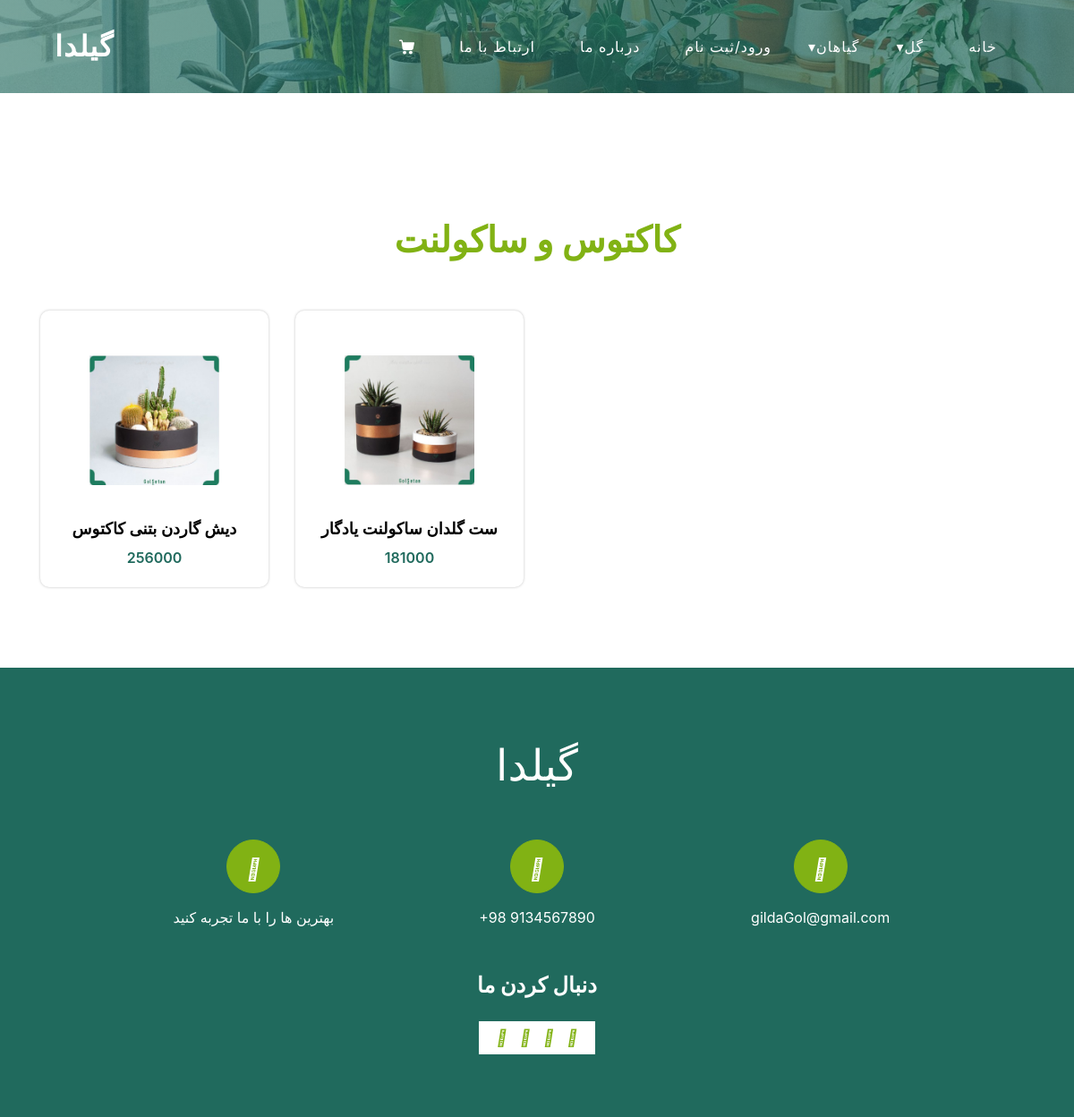
Page /kaktusFlower.php on the committed database.
### tables this page shows
CREATE TABLE `products` (
  `id` int(11) NOT NULL,
  `products_name` text NOT NULL,
  `products_price` int(11) NOT NULL,
  `products_desc` text NOT NULL,
  `products_image` text NOT NULL,
  `products_offer` int(11) NOT NULL,
  `type` varchar(30) DEFAULT NULL
);

### kaktusFlower.php (the view, shortened to what this page needs)
<?php  require_once 'config/config.php';?>
<!DOCTYPE html>
<html>
<head>
    <link rel="stylesheet" type="text/css" href="https://cdnjs.cloudflare.com/ajax/libs/OwlCarousel2/2.3.4/assets/owl.carousel.min.css" />
    <link  rel="stylesheet" href="css/style.css" type="text/css"/>
    <link  rel="stylesheet" href="css/rtl.css" type="text/css"/>
    <link  rel="stylesheet" href="css/responsive.css" />
    <link  rel="stylesheet" href="css/bootstrap.css"/>
    <link  rel="stylesheet" href="css/font-awesome.min.css"/>
</head>
<body class="sub_page">
<div class="hero_area">
    <div class="hero-bg">
        <img src="images/hero-bg.jpg" alt="">
    </div>
    <header class="header_section">
        <div class="container">
            <nav class="navbar navbar-expand-lg custom_nav-container ">
                <div class="logo">
                    <a class="navbar-brand" href="index.php">
                        <span>
                            گیلدا
                        </span>
                    </a>
                </div>
                <div class="collapse navbar-collapse" id="navbarSupportedContent">
                    <ul class="navbar-nav">
                        <li class="nav-item ">
                            <a class="nav-link" href="index.php">خانه <span class="sr-only">(current)</span> </a>
                        </li>
                        <li class="nav-item submenu" >
                            <a class="nav-link">گل</a>
                        </li>
                        <li class="nav-item submenu">
                            <a class="nav-link">گیاهان</a>
                        </li>
                        <li class="nav-item">
                            <a class="nav-link" href="users/login_users.php">ورود/ثبت نام</a>
                        </li>
                        <li class="nav-item">
                            <a class="nav-link" href="about.php"> درباره ما</a>
                        </li>
                        <li class="nav-item">
                            <a class="nav-link" href="contact.php"> ارتباط با ما</a>
                        </li>
                        <li class="nav-item ">
                            <a class="nav-link cart-link" href="users/cart.php">
                            </a>
                        </li>
                    </ul>
                </div>
            </nav>
        </div>
    </header>
</div>
<section class="plant_section layout_padding">
    <div class="container">
        <div class="heading_container heading_center">
            <h2>
                کاکتوس و ساکولنت
            </h2>
        </div>
        <div class="row">
            <?php  $query=mysqli_query($db,"SELECT * FROM products WHERE type='کاکتوس'");
            while ($row = mysqli_fetch_array($query))
            {?>
                <div class="col-sm-6 col-md-4 col-lg-3">
                    <div class="box">
                        <div class="img-box">
                            <img src="images/<?php echo $row['products_image'] ?>">
                        </div>
                        <div class="detail-box">
                            <a href="">
                                <?php echo $row['products_name'] ?>
                            </a>
                            <h6>
                                <?php echo $row['products_price'] ?>
                            </h6>
                        </div>
                    </div>
                </div>
            <?php }
            ?>
        </div>
    </div>
</section>
<footer class="footer_section">
    <div class="container">
        <a href="" class="footer-brand">
            گیلدا
        </a>
        <div class="row">
            <div class="col-lg-10 mx-auto">
                <div class="footer_items">
                    <div class="row">
                        <div class="col-md-4">
                            <a href="">
                                <div class="item ">
                                    <div class="img-box ">
                                        <i class="fa fa-map-marker" aria-hidden="true"></i>
                                    </div>
                                    <p>
                                        بهترین ها را با ما تجربه کنید
                                    </p>
                                </div>
                            </a>
                        </div>
                        <div class="col-md-4">
                            <a href="">
                                <div class="item ">
                                    <div class="img-box ">
                                        <i class="fa fa-phone" aria-hidden="true"></i>
                                    </div>
                                    <p>
                                        +98 9134567890
                                    </p>
                                </div>
                            </a>
                        </div>
                        <div class="col-md-4">
                            <a href="">
                                <div class="item ">
                                    <div class="img-box">
                                        <i class="fa fa-envelope" aria-hidden="true"></i>
                                    </div>
                                    <p>
                                        gildaGol@gmail.com
                                    </p>
                                </div>
                            </a>
                        </div>
                    </div>
                </div>
            </div>
        </div>
        <div class="social-box">
            <h4>
                دنبال کردن ما
            </h4>
            <div class="box">
                <a href="">
                    <i class="fa fa-facebook" aria-hidden="true"></i>
                </a>
                <a href="">
                    <i class="fa fa-twitter" aria-hidden="true"></i>
                </a>
                <a href="">
                    <i class="fa fa-youtube" aria-hidden="true"></i>
                </a>
                <a href="">
                    <i class="fa fa-instagram" aria-hidden="true"></i>
                </a>
            </div>
        </div>
    </div>
    <div class="footer-info">
        <div class="container">
            <p>
        </div>
    </div>
</footer>
</body>
</html>

### css/rtl.css (style rules this page uses)
.navbar { width: 100%; z-index:999; }
.navbar .navbar-collapse { max-width: 1000px; position: relative; display:inline-table; align-items: center; justify-content: space-between; }
.navbar .logo .navbar-brand { text-decoration: none; letter-spacing: 1px; }
.navbar .navbar-collapse .navbar-nav { direction: rtl; display: inline-flex; margin: 0px; padding: 0px; margin-left: auto; }
.navbar .navbar-collapse .navbar-nav .nav-item { list-style: none; padding: 5px; }
.navbar .navbar-collapse .navbar-nav .nav-item .nav-link { text-decoration: none; text-transform: uppercase; letter-spacing: 1px; transition: all 0.3s; }
.navbar .navbar-collapse .navbar-nav .submenu>.nav-link::after { content:'▾'; position: absolute; display: inline-flex; vertical-align: middle; margin-left: 5px; width: 100%; z-index: 1; }

### css/responsive.css (style rules this page uses)
@media (min-width: 1200px) { .container { max-width: 1170px; } }

### rows in the picture
products: products_image (picture), products_name "دیش گاردن بتنی کاکتوس", products_price "256000"
products: products_image (picture), products_name "ست گلدان ساکولنت یادگار", products_price "181000"
